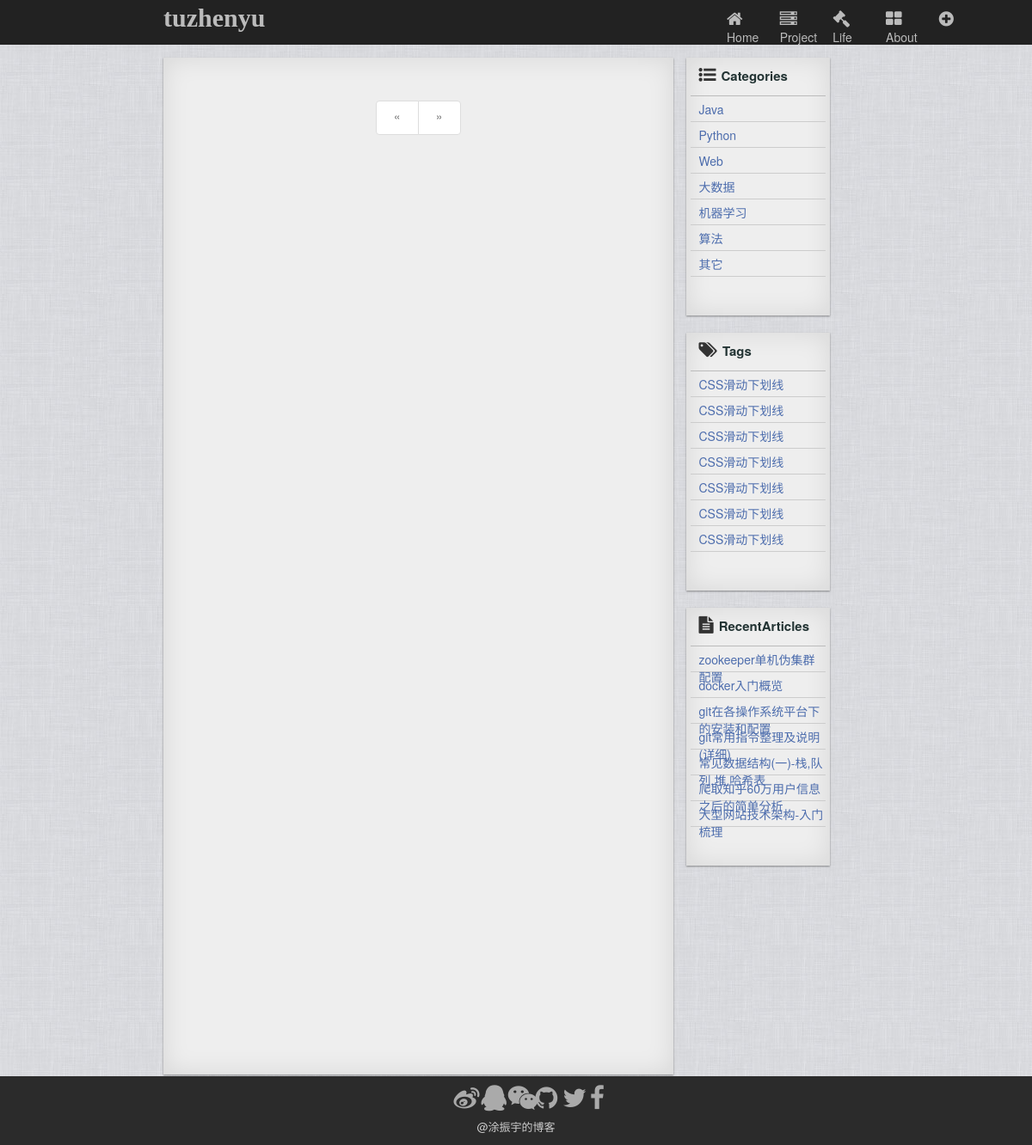
Page /category on the earlier database version.
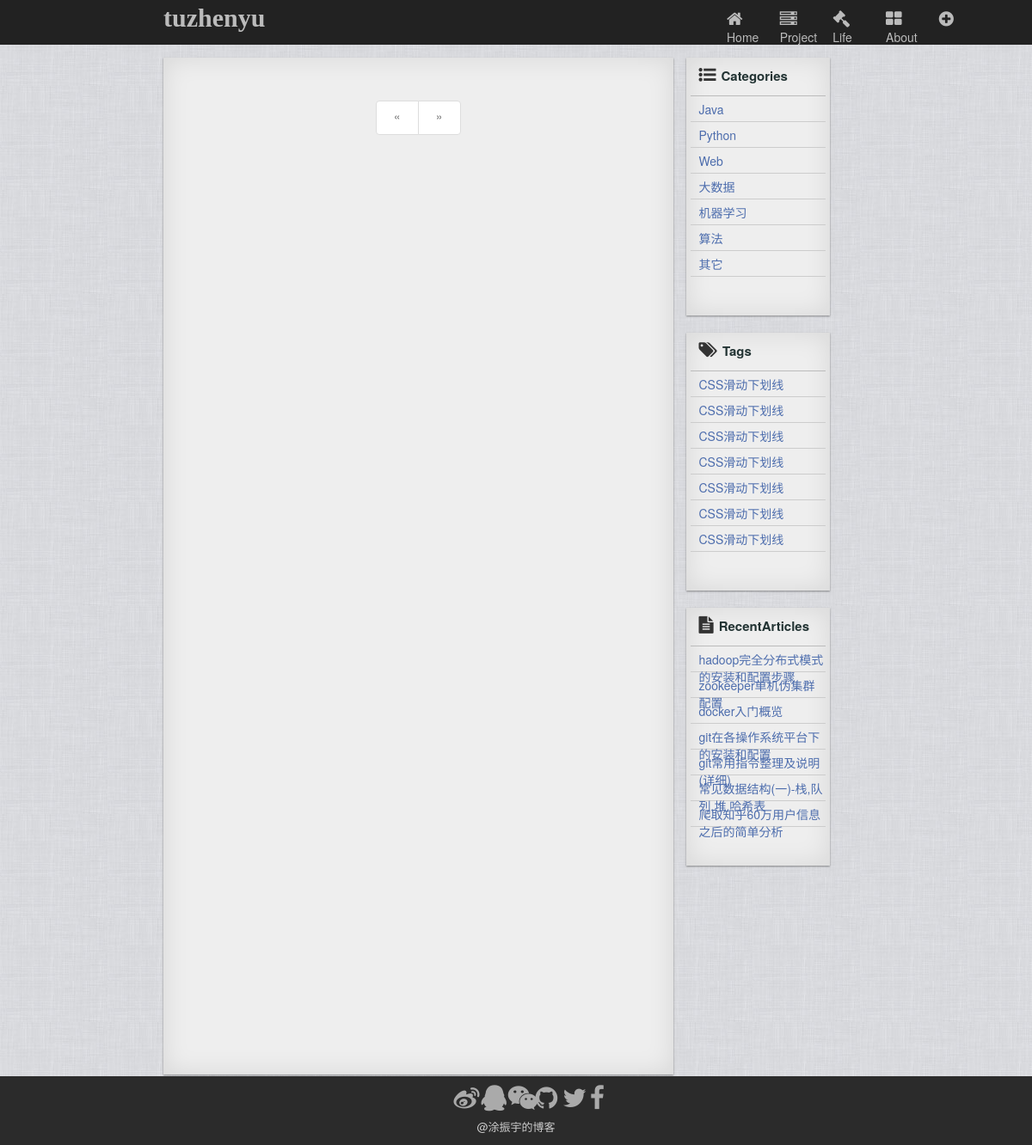
Same page on the later database version.
### app/models.py (models this page shows)
class Article(db.Model):
    __tablename__ = 'articles'
    id = db.Column(db.Integer, primary_key = True)
    markDownEdit = db.Column(db.Text)
    timestamp = db.Column(db.DateTime,index=True,default=datetime.utcnow)
    title = db.Column(db.String(128))
    category = db.Column(db.String(32))
    tag = db.Column(db.String(32))
    describe = db.Column(db.Text)

### app/views.py (the view)
@app.route('/category', methods=['GET','POST'])
def category():
    kind = request.args.get('kind')
    page = request.args.get('page', 1, type=int)
    pagination = models.Article.query.filter(models.Article.category == kind).order_by(models.Article.timestamp.desc()).paginate(page, per_page=app.config['FLASKY_POSTS_PER_PAGE'],error_out=False)
    articles = pagination.items
    recentArticles = models.Article.query.order_by(models.Article.timestamp.desc())[0:7]
    return render_template("category.html",articles = articles,pagination = pagination,recentArticles = recentArticles)

### app/templates/category.html (shortened to what this page needs)
{% extends "base.html" %}
{% block content %}
<div class="wrapper row">
  <div class="col-md-2"></div>
  <div class="col-md-8 row">
    <div class="col-md-9 leftSection">
      <div class="paginationWapper">
        <ul class="pagination">
          <li {% if not pagination.has_prev %} class="disabled"{% endif %}>
            <a href="{% if pagination.has_prev %}{{ url_for('index',page = pagination.page - 1) }}{% else %}#{% endif %}">&laquo;</a>
          </li>
          <li {% if not pagination.has_next %} class="disabled"{% endif %}>
            <a href="{% if pagination.has_next %}{{ url_for('index',page = pagination.page + 1) }}{% else %}#{% endif %}">&raquo;</a>
          </li>
        </ul>
      </div>
    </div>
    <div class="col-md-3 rightSection">
      <div class="side categories">
        <div class="header"><i class="fa fa-list-ul" aria-hidden="true"></i><span>Categories</span></div>
        <ul>
          <li><a href="{{ url_for('category', kind = 'Java', page = p) }}">Java</a></li>
          <li><a href="{{ url_for('category', kind = 'Python', page = p) }}">Python</a></li>
          <li><a href="{{ url_for('category', kind = 'Web', page = p) }}">Web</a></li>
          <li><a href="{{ url_for('category', kind = '大数据', page = p) }}">大数据</a></li>
          <li><a href="{{ url_for('category', kind = '机器学习', page = p) }}">机器学习</a></li>
          <li><a href="{{ url_for('category', kind = '算法', page = p) }}">算法</a></li>
          <li><a href="{{ url_for('category', kind = '其它', page = p) }}">其它</a></li>
        </ul>
      </div>
      <div class="side tags">
        <div class="header"><i class="fa fa-tags" aria-hidden="true"></i><span>Tags</span></div>
        <ul>
          <li>CSS滑动下划线</li>
          <li>CSS滑动下划线</li>
          <li>CSS滑动下划线</li>
          <li>CSS滑动下划线</li>
          <li>CSS滑动下划线</li>
          <li>CSS滑动下划线</li>
          <li>CSS滑动下划线</li>
        </ul>
      </div>
      <div class="side recentArticles">
        <div class="header"><i class="fa fa-file-text" aria-hidden="true"></i><span>RecentArticles</span></div>
        <ul>
          {% for recentArticle in recentArticles %}
            <li><a href="{{ url_for('article', id = recentArticle.id) }}">{{recentArticle.title}}</a></li>
          {% endfor %}
        </ul>
      </div>
    </div>
  </div>
</div>
{% endblock %}

Differences in the rows shown:
no longer on this page (row unchanged): Article: title "大型网站技术架构-入门梳理"
added Article: title "hadoop完全分布式模式的安装和配置步骤"
